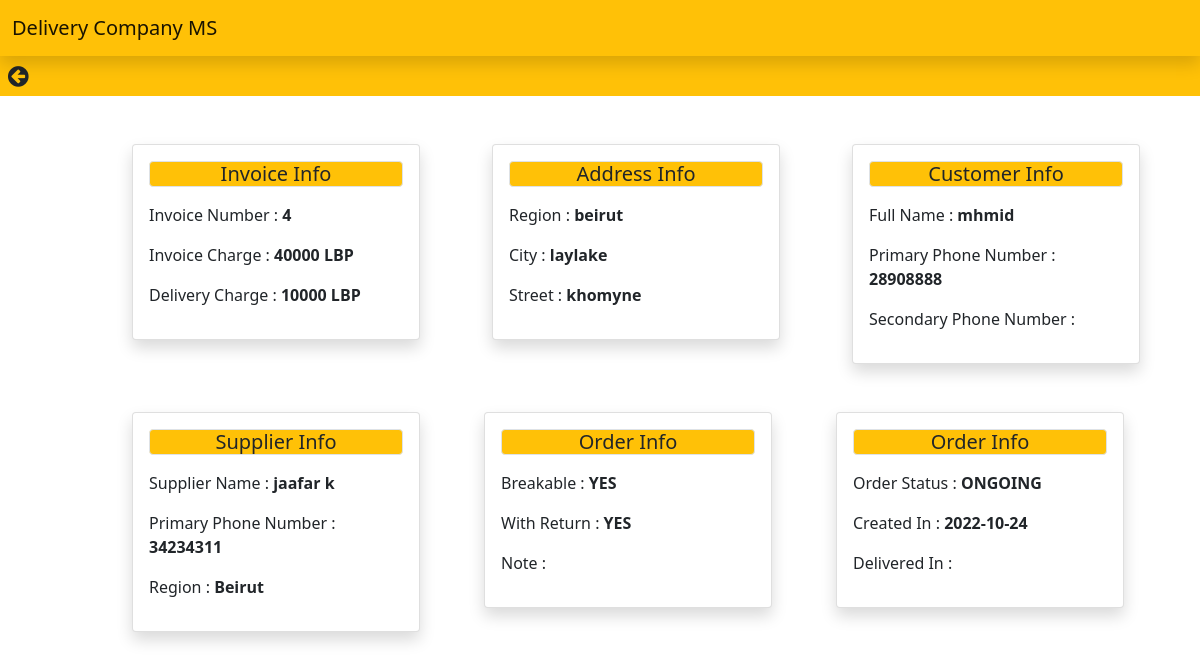
/MyProject/user/details.php?id=4, run on the app's committed database.
### tables this page shows
CREATE TABLE `invoice` (
  `invoice_number` int(11) NOT NULL,
  `invoice_charge` varchar(10) NOT NULL,
  `delivery_charge` varchar(10) NOT NULL,
  `note` text NOT NULL,
  `order_status` varchar(10) NOT NULL,
  `insert_date` date NOT NULL,
  `currency` varchar(10) NOT NULL,
  `currency1` varchar(10) NOT NULL,
  `breakable` tinyint(1) NOT NULL,
  `returnn` tinyint(1) NOT NULL,
  `supplier_name` varchar(20) NOT NULL,
  `invoice_region` varchar(20) NOT NULL
);

CREATE TABLE `address1` (
  `region` varchar(20) NOT NULL,
  `city` varchar(20) NOT NULL,
  `street` varchar(30) NOT NULL,
  `invoice_no` int(11) NOT NULL
);

CREATE TABLE `customer` (
  `full_name1` varchar(20) NOT NULL,
  `primary_phone_number` varchar(10) NOT NULL,
  `secondary_phone_number` varchar(10) NOT NULL,
  `invoice_id` int(11) NOT NULL,
  `supp_name` varchar(20) NOT NULL
);

CREATE TABLE `supplier` (
  `full_name` varchar(20) NOT NULL,
  `primary_phone_number` varchar(10) NOT NULL,
  `username` varchar(20) NOT NULL,
  `password` varchar(20) NOT NULL,
  `region` varchar(20) NOT NULL,
  `city` varchar(20) NOT NULL,
  `street` varchar(20) NOT NULL
);

### MyProject/user/details.php (the view, shortened to what this page needs)
<?php
 include 'config.php';
      $invoice_number=$_GET['id'];
      $sql="select * FROM invoice WHERE invoice_number= '$invoice_number'";
      $result=mysqli_query($conn,$sql);
    while($row = mysqli_fetch_assoc($result)){
        $invoice_chrg=$row['invoice_charge']." ".$row['currency'];
        $invoice_number=$row['invoice_number'];
        $delivery_chrg=$row['delivery_charge']." ".$row['currency1'];
        $note=$row['note'];
        $order=$row['order_status'];
        $date=$row['insert_date'];
        if($row['returnn']==0){
            $return="YES";
          }
          else{$return="NO";}
          if($row['breakable']==0){
            $breakable="YES";
          }
          else{$breakable="NO";}
    $sql="SELECT invoice.*, customer.* FROM invoice  INNER JOIN customer ON invoice_number= invoice_ID WHERE invoice_number= '$invoice_number' ";
  $result=mysqli_query($conn,$sql);
  $row= mysqli_fetch_array($result);
  $full_name=$row['full_name1'];
  $primary_phone_number=$row['primary_phone_number'];
  $secondary_phone_number=$row['secondary_phone_number'];
  $sql="SELECT invoice.*, address1.* FROM invoice  INNER JOIN address1 ON invoice_number= invoice_no WHERE invoice_number= '$invoice_number' ";
  $result=mysqli_query($conn,$sql);
  $row= mysqli_fetch_array($result);
  $region=$row['region'];
  $city=$row['city'];
  $street=$row['street'];
  $sql="SELECT invoice.*, supplier.* FROM invoice  INNER JOIN supplier ON supplier_name= full_name WHERE invoice_number= '$invoice_number' ";
  $result=mysqli_query($conn,$sql);
  $row= mysqli_fetch_array($result);
  $full_name1=$row['full_name'];
  $primary_phone_number1=$row['primary_phone_number'];
  $region1=$row['region'];
    }
?>
<html>
<head>
        <nav class="navbar navbar-light bg-warning shadow font1 ">
        <div class="container-fluid ">
          <a class="navbar-brand " href="#">Delivery Company MS</a>
    <link rel="stylesheet" href="https://cdnjs.cloudflare.com/ajax/libs/font-awesome/4.7.0/css/font-awesome.min.css">
    <link href="https://cdn.jsdelivr.net/npm/bootstrap@5.1.3/dist/css/bootstrap.min.css " rel="stylesheet">
    <link rel="stylesheet" href="https://cdnjs.cloudflare.com/ajax/libs/font-awesome/4.7.0/css/font-awesome.min.css">
    <link href="https://cdn.jsdelivr.net/npm/bootstrap@5.1.3/dist/css/bootstrap.min.css " rel="stylesheet">
  </head>
      <div class="bg-warning" style="height: 40px;">
      <i class="fa fa-arrow-circle-left ms-2 mt-2 cursor" style="font-size:24px" onclick="history.back()" ></i>
      </div>
   <div style= " margin-left: 120px;">
      <div class="container mt-5">
        <div class="row">
        <div class="col">
           <div class="card shadow " style="width: 18rem;">
           <div class="card-body">
            <h5 class="card-title bg-warning border rounded" style="text-align: center;">Invoice Info</h5>
            <div class="mt-3">
            <p>Invoice Number : <b><?php echo $invoice_number; ?> </b></p>
            <p>Invoice Charge : <b><?php echo $invoice_chrg; ?> </b></p>
            <p>Delivery Charge : <b><?php echo $delivery_chrg; ?> </b></p>
            </div>
            </div>
            </div>
        </div>
        <div class="col">
           <div class="card shadow" style="width: 18rem;">
           <div class="card-body">
            <h5 class="card-title bg-warning border rounded" style="text-align: center;">Address Info</h5>
            <div class="mt-3">
            <p>Region : <b><?php echo $region; ?> </b></p>
            <p>City : <b><?php echo $city; ?> </b></p>
            <p>Street : <b><?php echo $street; ?> </b></p>
            </div>
            </div>
            </div>
        </div>
        <div class="col">
           <div class="card shadow" style="width: 18rem;">
           <div class="card-body">
            <h5 class="card-title bg-warning border rounded" style="text-align: center;">Customer Info</h5>
            <div class="mt-3">
            <p>Full Name : <b><?php echo $full_name; ?> </b></p>
            <p>Primary Phone Number : <b><?php echo $primary_phone_number; ?> </b></p>
            <p>Secondary Phone Number : <b><?php echo $secondary_phone_number; ?> </b></p>
            </div>
            </div>
            </div>
        </div>
        <div class="row mt-5">
        <div class="col">
           <div class="card shadow" style="width: 18rem;">
           <div class="card-body">
            <h5 class="card-title bg-warning border rounded" style="text-align: center;">Supplier Info</h5>
            <div class="mt-3">
            <p>Supplier Name : <b><?php echo $full_name1; ?> </b></p>
            <p>Primary Phone Number : <b><?php echo $primary_phone_number1; ?> </b></p>
            <p>Region : <b><?php echo $region1; ?> </b></p>
            </div>
            </div>
            </div>
        </div>
        <div class="col">
           <div class="card shadow" style="width: 18rem;">
           <div class="card-body">
            <h5 class="card-title bg-warning border rounded" style="text-align: center;">Order Info</h5>
            <div class="mt-3">
            <p>Breakable : <b><?php echo $breakable; ?> </b></p>
            <p>With Return : <b><?php echo $return; ?> </b></p>
            <p>Note : <b><?php echo $note; ?> </b></p>
            </div>
            </div>
            </div>
        </div>
        <div class="col">
           <div class="card shadow" style="width: 18rem;">
           <div class="card-body">
            <h5 class="card-title bg-warning border rounded" style="text-align: center;">Order Info</h5>
            <div class="mt-3">
            <p>Order Status : <b><?php echo $order ?> </b></p>
            <p>Created In : <b><?php echo $date; ?> </b></p>
            <p>Delivered In : <b><?php  ?> </b></p>
            </div>
            </div>
            </div>
        </div>
        </div>
        </div>
</div>
      </div>
    </html>

### data on the page
invoice: invoice_number "4", invoice_chrg "40000 LBP", delivery_chrg "10000 LBP", supplier.full_name "jaafar k", supplier.primary_phone_number "34234311", supplier.region "Beirut", breakable "YES", returnn "YES", order_status "ONGOING", insert_date "2022-10-24"
address1: region "beirut", city "laylake", street "khomyne"
customer: full_name1 "mhmid", primary_phone_number "28908888"
